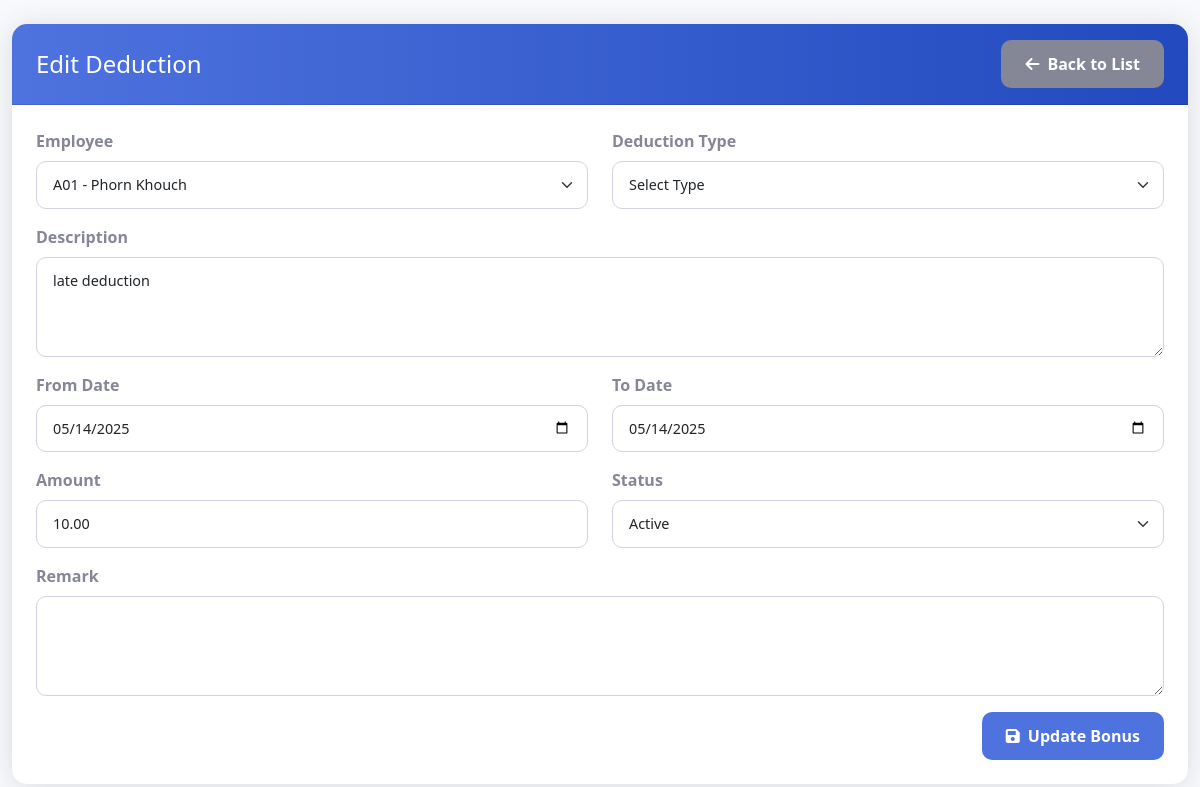
/view/PRDeduction/edit.php?id=3, run on the app's committed database.
### tables this page shows
CREATE TABLE `prdeduction` (
  `Prdeduction` datetime DEFAULT NULL,
  `ID` int(11) NOT NULL,
  `EmpCode` varchar(50) DEFAULT NULL,
  `DeductType` varchar(50) DEFAULT NULL,
  `Description` text DEFAULT NULL,
  `FromDate` date DEFAULT NULL,
  `ToDate` date DEFAULT NULL,
  `Amount` decimal(10,2) DEFAULT NULL,
  `Status` varchar(20) DEFAULT NULL,
  `Remark` text DEFAULT NULL
);

CREATE TABLE `hrstaffprofile` (
  `EmpCode` varchar(20) NOT NULL,
  `EmpName` varchar(100) DEFAULT NULL,
  `Gender` varchar(20) DEFAULT NULL,
  `Dob` date DEFAULT NULL,
  `Position` varchar(100) DEFAULT NULL,
  `Department` varchar(100) DEFAULT NULL,
  `Company` varchar(100) DEFAULT NULL,
  `Level` varchar(50) DEFAULT NULL,
  `Division` varchar(100) DEFAULT NULL,
  `StartDate` date DEFAULT NULL,
  `Status` varchar(20) DEFAULT NULL,
  `Contact` varchar(50) DEFAULT NULL,
  `Email` varchar(100) DEFAULT NULL,
  `Address` text DEFAULT NULL,
  `LineManager` varchar(100) DEFAULT NULL,
  `Hod` varchar(100) DEFAULT NULL,
  `Photo` varchar(255) DEFAULT NULL,
  `IsProb` int(11) NOT NULL,
  `Salary` decimal(10,2) DEFAULT NULL,
  `PayParameter` varchar(50) DEFAULT NULL,
  `Telegram` varchar(255) NOT NULL,
  `ProbationDate` date NOT NULL
);

### view/PRDeduction/edit.php (the view, shortened to what this page needs)
<?php
include("../../Config/conect.php");
$id = intval($_GET['id']);
$sql = "SELECT d.*, sp.EmpName
        FROM prdeduction d
        LEFT JOIN hrstaffprofile sp ON d.EmpCode = sp.EmpCode
        WHERE d.ID = ?";
$stmt = $con->prepare($sql);
$stmt->bind_param("i", $id);
$stmt->execute();
$result = $stmt->get_result();
$deduction = $result->fetch_assoc();
$empQuery = "SELECT EmpCode, EmpName FROM hrstaffprofile WHERE Status = 'Active' ORDER BY EmpName";
$employees = $con->query($empQuery);
?>
<!DOCTYPE html>
<html lang="en">
<head>
    <link href="https://cdn.jsdelivr.net/npm/bootstrap@5.1.3/dist/css/bootstrap.min.css" rel="stylesheet">
    <link href="https://cdnjs.cloudflare.com/ajax/libs/font-awesome/6.0.0/css/all.min.css" rel="stylesheet">
    <link href="../../style/career.css" rel="stylesheet">
</head>
<body>
    <div class="container-fluid mt-4">
        <div class="row justify-content-center">
            <div class="col-md-12">
                <div class="card">
                    <div class="card-header">
                        <div class="d-flex justify-content-between align-items-center">
                            <h4 class="mb-0">Edit Deduction</h4>
                            <a href="index.php" class="btn btn-secondary">
                                <i class="fas fa-arrow-left me-2"></i>Back to List
                            </a>
                        </div>
                    </div>
                    <div class="card-body">
                        <form action="../../action/PRDeduction/edit.php" method="POST" id="deductionForm">
                            <div class="row mb-3">
                                <div class="col-md-6">
                                    <label for="empCode" class="form-label">Employee</label>
                                    <select class="form-select" name="empCode" id="empCode" required>
                                        <?php while($emp = $employees->fetch_assoc()): ?>
                                            <option value="<?php echo htmlspecialchars($emp['EmpCode']); ?>"
                                                <?php echo ($emp['EmpCode'] === $deduction['EmpCode']) ? 'selected' : ''; ?>>
                                                <?php echo htmlspecialchars($emp['EmpCode'] . ' - ' . $emp['EmpName']); ?>
                                            </option>
                                        <?php endwhile; ?>
                                    </select>
                                </div>
                                <div class="col-md-6">
                                    <label for="deductType" class="form-label">Deduction Type</label>
                                    <select class="form-select" name="deductType" id="deductType" required>
                                        <option value="">Select Type</option>
                                    </select>
                                </div>
                            </div>
                            <div class="row mb-3">
                                <div class="col-md-12">
                                    <label for="description" class="form-label">Description</label>
                                    <textarea class="form-control" name="description" id="description" rows="3" required><?php echo htmlspecialchars($deduction['Description']); ?></textarea>
                                </div>
                            </div>
                            <div class="row mb-3">
                                <div class="col-md-6">
                                    <label for="fromDate" class="form-label">From Date</label>
                                    <input type="date" class="form-control" name="fromDate" id="fromDate"
                                           value="<?php echo htmlspecialchars($deduction['FromDate']); ?>" required>
                                </div>
                                <div class="col-md-6">
                                    <label for="toDate" class="form-label">To Date</label>
                                    <input type="date" class="form-control" name="toDate" id="toDate"
                                           value="<?php echo htmlspecialchars($deduction['ToDate']); ?>" required>
                                </div>
                            </div>
                            <div class="row mb-3">
                                <div class="col-md-6">
                                    <label for="amount" class="form-label">Amount</label>
                                    <input type="number" class="form-control" name="amount" id="amount"
                                           step="0.01" min="0" value="<?php echo htmlspecialchars($deduction['Amount']); ?>" required>
                                </div>
                                <div class="col-md-6">
                                    <label for="status" class="form-label">Status</label>
                                    <select class="form-select" name="status" id="status" required>
                                        <option value="Active" <?php echo ($deduction['Status'] === 'Active') ? 'selected' : ''; ?>>Active</option>
                                    </select>
                                </div>
                            </div>
                            <div class="mb-3">
                                <label for="remark" class="form-label">Remark</label>
                                <textarea class="form-control" name="remark" id="remark" rows="2"><?php echo htmlspecialchars($deduction['Remark']); ?></textarea>
                            </div>
                            <div class="text-end">
                                <button type="submit" class="btn btn-primary">
                                    <i class="fas fa-save me-2"></i>Update Bonus
                                </button>
                            </div>
                        </form>
                    </div>
                </div>
            </div>
        </div>
    </div>
</body>
</html>

### Style/career.css (style rules this page uses)
:root { --primary-color: #4e73df; --secondary-color: #858796; --success-color: #1cc88a; --info-color: #36b9cc; --warning-color: #f6c23e; --danger-color: #e74a3b; }
body { background-color: #f8f9fc; font-family: 'Segoe UI', Tahoma, Geneva, Verdana, sans-serif; }
.card { border: none; border-radius: 15px; box-shadow: 0 0.15rem 1.75rem 0 rgba(58, 59, 69, 0.15); }
.card-header { background: linear-gradient(to right, var(--primary-color), #224abe); color: white; border-radius: 15px 15px 0 0 !important; padding: 1rem 1.5rem; }
.card-body { padding: 1.5rem; }
.form-control, .form-select { border-radius: 10px; border: 1px solid #d1d3e2; padding: 0.75rem 1rem; font-size: 0.9rem; }
.form-label { font-weight: 600; color: var(--secondary-color); margin-bottom: 0.5rem; }
textarea.form-control { min-height: 100px; }
.btn { border-radius: 10px; padding: 0.75rem 1.5rem; font-weight: 600; transition: all 0.2s; }
.btn-primary { background-color: var(--primary-color); border: none; }
.btn-secondary { background-color: var(--secondary-color); border: none; }

### data on the page
prdeduction: empCode "A01 - Phorn Khouch", description "late deduction", fromDate "05/14/2025", toDate "05/14/2025", amount "10.00", status "Active"
